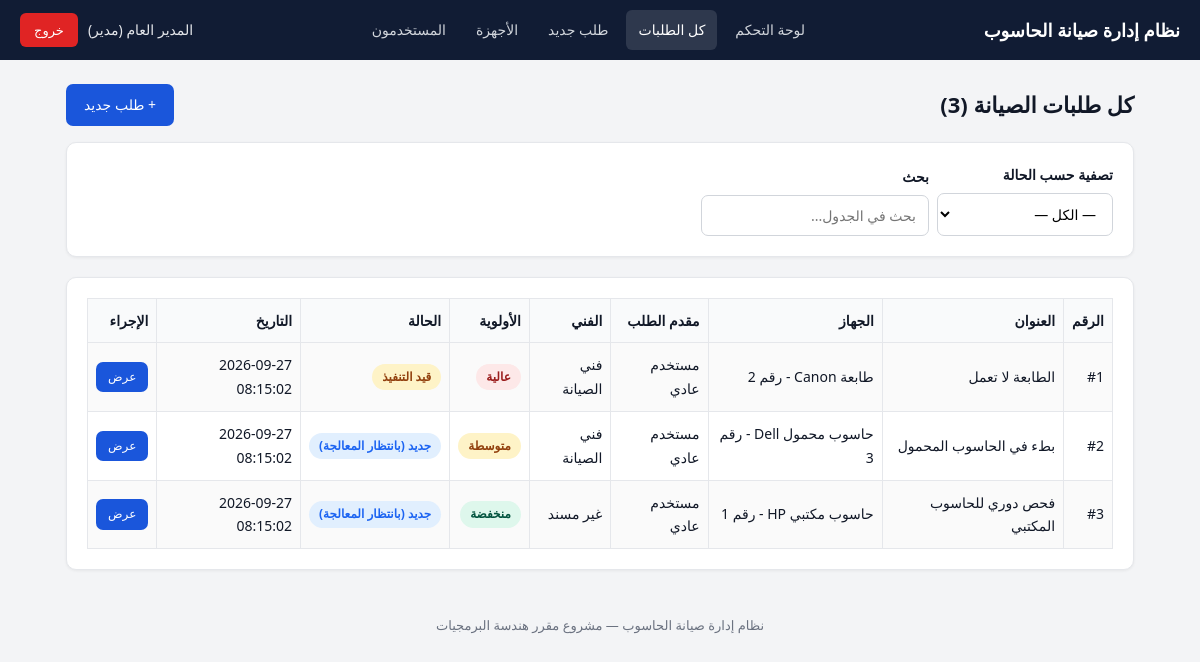
Page /index.php?page=requests (signed in) on the committed database.
### tables this page shows
CREATE TABLE IF NOT EXISTS requests (
  id INT AUTO_INCREMENT PRIMARY KEY,
  title VARCHAR(150) NOT NULL,
  description TEXT,
  repair_notes TEXT NULL,
  equipment_id INT NULL,
  requested_by INT NOT NULL,
  assigned_to INT NULL,
  status ENUM('new','in_progress','completed','closed') NOT NULL DEFAULT 'new',
  priority ENUM('low','medium','high') NOT NULL DEFAULT 'medium',
  created_at TIMESTAMP DEFAULT CURRENT_TIMESTAMP,
  updated_at TIMESTAMP DEFAULT CURRENT_TIMESTAMP ON UPDATE CURRENT_TIMESTAMP,
  FOREIGN KEY (equipment_id) REFERENCES equipment(id) ON DELETE SET NULL,
  FOREIGN KEY (requested_by) REFERENCES users(id) ON DELETE CASCADE,
  FOREIGN KEY (assigned_to) REFERENCES users(id) ON DELETE SET NULL
);

CREATE TABLE IF NOT EXISTS equipment (
  id INT AUTO_INCREMENT PRIMARY KEY,
  name VARCHAR(100) NOT NULL,
  location VARCHAR(100) NOT NULL,
  status ENUM('working','faulty','under_maintenance') NOT NULL DEFAULT 'working'
);

CREATE TABLE IF NOT EXISTS users (
  id INT AUTO_INCREMENT PRIMARY KEY,
  name VARCHAR(100) NOT NULL,
  username VARCHAR(50) NOT NULL UNIQUE,
  password VARCHAR(255) NOT NULL,
  role ENUM('admin','technician','user') NOT NULL DEFAULT 'user'
);

### config.php (called while the page is built, shortened)
<?php
function e($value): string {
    return htmlspecialchars((string)($value ?? ''), ENT_QUOTES, 'UTF-8');
}
function isLoggedIn(): bool {
    return isset($_SESSION['user_id']);
}
function currentUser(): ?array {
    return [
        'id' => (int)$_SESSION['user_id'],
        'name' => (string)($_SESSION['user_name'] ?? ''),
        'username' => (string)($_SESSION['username'] ?? ''),
        'role' => (string)($_SESSION['user_role'] ?? ''),
    ];
}
function requestStatusLabel(string $status): string {
    $map = [
        'new' => 'جديد (بانتظار المعالجة)',
        'in_progress' => 'قيد التنفيذ',
        'completed' => 'مكتمل',
        'closed' => 'مغلق',
    ];
    return $map[$status] ?? $status;
}
function priorityLabel(string $priority): string {
    $map = [
        'low' => 'منخفضة',
        'medium' => 'متوسطة',
        'high' => 'عالية',
    ];
    return $map[$priority] ?? $priority;
}
function roleLabel(string $role): string {
    $map = [
        'admin' => 'مدير',
        'technician' => 'فني',
        'user' => 'مستخدم',
    ];
    return $map[$role] ?? $role;
}

### index.php (the view, shortened to what this page needs)
<?php
require_once __DIR__ . '/config.php';
$currentUser = currentUser();
$role = (string)$currentUser['role'];
$page = (string)($_GET['page'] ?? 'dashboard');
function fetchCounts(string $sql, array $params = []): array {
    $db = getDB();
    $stmt = $db->prepare($sql);
    $stmt->execute($params);
    return $stmt->fetchAll();
}
$dashboardData = [];
$requestList = [];
if ($page === 'requests') {
    $where = [];
    $params = [];
    $whereSql = $where ? 'WHERE ' . implode(' AND ', $where) : '';
    $requestList = fetchCounts('SELECT r.*, eq.name AS equipment_name, u1.name AS requester_name, u2.name AS tech_name FROM requests r LEFT JOIN equipment eq ON eq.id = r.equipment_id LEFT JOIN users u1 ON u1.id = r.requested_by LEFT JOIN users u2 ON u2.id = r.assigned_to ' . $whereSql . ' ORDER BY r.created_at DESC', $params);
}
$pageTitles = [
    'dashboard' => 'لوحة التحكم',
    'equipment' => 'إدارة الأجهزة',
    'requests' => $role === 'admin' ? 'كل طلبات الصيانة' : ($role === 'technician' ? 'مهامي المسندة' : 'طلباتي'),
    'request_add' => 'إنشاء طلب صيانة جديد',
    'request_view' => 'تفاصيل الطلب',
    'users' => 'إدارة المستخدمين',
];
?>
<!DOCTYPE html>
<html lang="ar" dir="rtl">
<head>
<link rel="stylesheet" href="style.css">
</head>
<body>
<nav class="navbar">
  <a class="brand" href="index.php"><?php echo e(APP_NAME); ?></a>
  <div class="links">
    <a class="nav-link <?php echo $page === 'dashboard' ? 'active' : ''; ?>" href="index.php?page=dashboard">لوحة التحكم</a>
    <a class="nav-link <?php echo ($page === 'requests' || $page === 'request_view') ? 'active' : ''; ?>" href="index.php?page=requests"><?php echo $role === 'admin' ? 'كل الطلبات' : ($role === 'technician' ? 'مهامي' : 'طلباتي'); ?></a>
    <?php if (in_array($role, ['user', 'admin'], true)): ?>
      <a class="nav-link <?php echo $page === 'request_add' ? 'active' : ''; ?>" href="index.php?page=request_add">طلب جديد</a>
    <?php endif; ?>
    <?php if ($role === 'admin'): ?>
      <a class="nav-link <?php echo $page === 'equipment' ? 'active' : ''; ?>" href="index.php?page=equipment">الأجهزة</a>
      <a class="nav-link <?php echo $page === 'users' ? 'active' : ''; ?>" href="index.php?page=users">المستخدمون</a>
    <?php endif; ?>
  </div>
  <div class="user-box">
    <span><?php echo e($currentUser['name']); ?> (<?php echo e(roleLabel($role)); ?>)</span>
    <a class="logout-btn" href="login.php?action=logout">خروج</a>
  </div>
</nav>
<div class="container">
  <?php if ($page === 'dashboard'): ?>
    <div class="page-title">
      <h1>لوحة التحكم — مرحباً <?php echo e($currentUser['name']); ?></h1>
    </div>
    <?php if ($role === 'admin'): ?>
      <div class="stats-grid">
        <div class="stat-card"><div class="number"><?php echo (int)$dashboardData['totalEquipment']; ?></div><div class="label">إجمالي الأجهزة</div></div>
        <div class="stat-card"><div class="number"><?php echo (int)$dashboardData['totalRequests']; ?></div><div class="label">إجمالي الطلبات</div></div>
        <div class="stat-card"><div class="number"><?php echo (int)$dashboardData['byStatus']['new']; ?></div><div class="label">طلبات جديدة</div></div>
        <div class="stat-card"><div class="number"><?php echo (int)$dashboardData['byStatus']['in_progress']; ?></div><div class="label">قيد التنفيذ</div></div>
        <div class="stat-card"><div class="number"><?php echo (int)$dashboardData['byStatus']['completed']; ?></div><div class="label">مكتملة</div></div>
        <div class="stat-card"><div class="number"><?php echo (int)$dashboardData['byStatus']['closed']; ?></div><div class="label">مغلقة</div></div>
        <div class="stat-card"><div class="number"><?php echo (int)$dashboardData['totalUsers']; ?></div><div class="label">المستخدمون</div></div>
      </div>
      <div class="card">
        <h3>أحدث الطلبات</h3>
        <div class="table-wrap">
        <table class="table">
          <tr><th>الرقم</th><th>العنوان</th><th>الجهاز</th><th>مقدم الطلب</th><th>الفني</th><th>الحالة</th><th>الإجراء</th></tr>
          <?php if (!$dashboardData['recent']): ?>
            <tr><td colspan="7">لا توجد طلبات بعد.</td></tr>
          <?php endif; ?>
          <?php foreach ($dashboardData['recent'] as $r): ?>
            <tr>
              <td>#<?php echo (int)$r['id']; ?></td>
              <td><?php echo e($r['title']); ?></td>
              <td><?php echo e($r['equipment_name'] ?? '—'); ?></td>
              <td><?php echo e($r['requester_name'] ?? '—'); ?></td>
              <td><?php echo e($r['tech_name'] ?? 'غير مسند'); ?></td>
              <td><span class="badge badge-<?php echo e($r['status']); ?>"><?php echo e(requestStatusLabel($r['status'])); ?></span></td>
              <td><a class="btn btn-primary btn-small" href="index.php?page=request_view&id=<?php echo (int)$r['id']; ?>">عرض</a></td>
            </tr>
          <?php endforeach; ?>
        </table>
        </div>
      </div>
      <div class="form-row">
        <div class="card">
          <h3>تقرير: الطلبات حسب الأولوية</h3>
          <div class="table-wrap">
          <table class="table">
            <tr><th>الأولوية</th><th>العدد</th></tr>
            <?php foreach ($dashboardData['byPriority'] as $row): ?>
              <tr><td><span class="badge badge-<?php echo e($row['priority']); ?>"><?php echo e(priorityLabel($row['priority'])); ?></span></td><td><?php echo (int)$row['c']; ?></td></tr>
            <?php endforeach; ?>
          </table>
          </div>
        </div>
        <div class="card">
          <h3>تقرير: عبء العمل حسب الفني</h3>
          <div class="table-wrap">
          <table class="table">
            <tr><th>الفني</th><th>عدد الطلبات المسندة</th></tr>
            <?php if (!$dashboardData['byTechnician']): ?>
              <tr><td colspan="2">لا يوجد فنيون بعد.</td></tr>
            <?php endif; ?>
            <?php foreach ($dashboardData['byTechnician'] as $row): ?>
              <tr><td><?php echo e($row['name']); ?></td><td><?php echo (int)$row['total']; ?></td></tr>
            <?php endforeach; ?>
          </table>
          </div>
        </div>
      </div>
      <div class="card">
        <h3>تقرير: أكثر الأجهزة طلباً للصيانة</h3>
        <div class="table-wrap">
        <table class="table">
          <tr><th>الجهاز</th><th>عدد الطلبات</th></tr>
          <?php foreach ($dashboardData['byEquipment'] as $row): ?>
            <tr><td><?php echo e($row['name']); ?></td><td><?php echo (int)$row['total']; ?></td></tr>
          <?php endforeach; ?>
        </table>
        </div>
      </div>
    <?php elseif ($role === 'technician'): ?>
      <div class="stats-grid">
        <div class="stat-card"><div class="number"><?php echo (int)$dashboardData['totalMine']; ?></div><div class="label">إجمالي مهامي</div></div>
        <div class="stat-card"><div class="number"><?php echo (int)$dashboardData['byStatus']['new']; ?></div><div class="label">بانتظار المعالجة</div></div>
        <div class="stat-card"><div class="number"><?php echo (int)$dashboardData['byStatus']['in_progress']; ?></div><div class="label">قيد التنفيذ</div></div>
        <div class="stat-card"><div class="number"><?php echo (int)$dashboardData['byStatus']['completed']; ?></div><div class="label">مكتملة</div></div>
      </div>
      <div class="card">
        <h3>مهامي الحالية</h3>
        <div class="table-wrap">
        <table class="table">
          <tr><th>الرقم</th><th>العنوان</th><th>الجهاز</th><th>الأولوية</th><th>الحالة</th><th>الإجراء</th></tr>
          <?php if (!$dashboardData['recent']): ?>
            <tr><td colspan="6">لا توجد مهام مسندة إليك حالياً.</td></tr>
          <?php endif; ?>
          <?php foreach ($dashboardData['recent'] as $r): ?>
            <tr>
              <td>#<?php echo (int)$r['id']; ?></td>
              <td><?php echo e($r['title']); ?></td>
              <td><?php echo e($r['equipment_name'] ?? '—'); ?></td>
              <td><span class="badge badge-<?php echo e($r['priority']); ?>"><?php echo e(priorityLabel($r['priority'])); ?></span></td>
              <td><span class="badge badge-<?php echo e($r['status']); ?>"><?php echo e(requestStatusLabel($r['status'])); ?></span></td>
              <td><a class="btn btn-primary btn-small" href="index.php?page=request_view&id=<?php echo (int)$r['id']; ?>">تحديث</a></td>
            </tr>
          <?php endforeach; ?>
        </table>
        </div>
      </div>
    <?php else: ?>
      <div class="stats-grid">
        <div class="stat-card"><div class="number"><?php echo (int)$dashboardData['totalMine']; ?></div><div class="label">طلباتي</div></div>
        <div class="stat-card"><div class="number"><?php echo (int)$dashboardData['byStatus']['new']; ?></div><div class="label">جديدة</div></div>
        <div class="stat-card"><div class="number"><?php echo (int)$dashboardData['byStatus']['in_progress']; ?></div><div class="label">قيد التنفيذ</div></div>
        <div class="stat-card"><div class="number"><?php echo (int)$dashboardData['byStatus']['completed']; ?></div><div class="label">مكتملة</div></div>
        <div class="stat-card"><div class="number"><?php echo (int)$dashboardData['byStatus']['closed']; ?></div><div class="label">مغلقة</div></div>
      </div>
      <div class="card">
        <div class="page-title"><h3>أحدث طلباتي</h3><a class="btn btn-primary" href="index.php?page=request_add">+ طلب جديد</a></div>
        <div class="table-wrap">
        <table class="table">
          <tr><th>الرقم</th><th>العنوان</th><th>الجهاز</th><th>الحالة</th><th>التاريخ</th><th>الإجراء</th></tr>
          <?php if (!$dashboardData['recent']): ?>
            <tr><td colspan="6">لم تقدم أي طلب بعد. <a href="index.php?page=request_add">أنشئ طلبك الأول</a>.</td></tr>
          <?php endif; ?>
          <?php foreach ($dashboardData['recent'] as $r): ?>
            <tr>
              <td>#<?php echo (int)$r['id']; ?></td>
              <td><?php echo e($r['title']); ?></td>
              <td><?php echo e($r['equipment_name'] ?? '—'); ?></td>
              <td><span class="badge badge-<?php echo e($r['status']); ?>"><?php echo e(requestStatusLabel($r['status'])); ?></span></td>
              <td><?php echo e($r['created_at']); ?></td>
              <td><a class="btn btn-primary btn-small" href="index.php?page=request_view&id=<?php echo (int)$r['id']; ?>">عرض</a></td>
            </tr>
          <?php endforeach; ?>
        </table>
        </div>
      </div>
    <?php endif; ?>
  <?php elseif ($page === 'requests'): ?>
    <div class="page-title">
      <h1><?php echo e($pageTitles['requests']); ?> (<?php echo count($requestList); ?>)</h1>
      <?php if (in_array($role, ['user', 'admin'], true)): ?>
        <a class="btn btn-primary" href="index.php?page=request_add">+ طلب جديد</a>
      <?php endif; ?>
    </div>
    <div class="card">
      <form method="get" action="index.php" style="display:flex;gap:8px;flex-wrap:wrap;align-items:end;">
        <div class="form-group" style="margin:0;">
          <label>تصفية حسب الحالة</label>
          <select name="status" class="form-control" onchange="this.form.submit()">
            <option value="">— الكل —</option>
          </select>
        </div>
        <div class="form-group" style="margin:0;">
          <label>بحث</label>
          <input type="text" id="tableSearch" class="form-control" placeholder="بحث في الجدول...">
        </div>
      </form>
    </div>
    <div class="card">
      <div class="table-wrap">
      <table class="table" id="dataTable">
        <tr>
          <th>الرقم</th><th>العنوان</th><th>الجهاز</th>
          <?php if ($role === 'admin'): ?><th>مقدم الطلب</th><th>الفني</th><?php endif; ?>
          <th>الأولوية</th><th>الحالة</th><th>التاريخ</th><th>الإجراء</th>
        </tr>
        <?php foreach ($requestList as $r): ?>
          <tr>
            <td>#<?php echo (int)$r['id']; ?></td>
            <td><?php echo e($r['title']); ?></td>
            <td><?php echo e($r['equipment_name'] ?? '—'); ?></td>
            <?php if ($role === 'admin'): ?>
              <td><?php echo e($r['requester_name'] ?? '—'); ?></td>
              <td><?php echo e($r['tech_name'] ?? 'غير مسند'); ?></td>
            <?php elseif ($role === 'user'): ?>
              <td><?php echo e($r['tech_name'] ?? 'بانتظار الإسناد'); ?></td>
            <?php else: ?>
              <td><?php echo e($r['requester_name'] ?? '—'); ?></td>
            <?php endif; ?>
            <td><span class="badge badge-<?php echo e($r['priority']); ?>"><?php echo e(priorityLabel($r['priority'])); ?></span></td>
            <td><span class="badge badge-<?php echo e($r['status']); ?>"><?php echo e(requestStatusLabel($r['status'])); ?></span></td>
            <td><?php echo e($r['created_at']); ?></td>
            <td><a class="btn btn-primary btn-small" href="index.php?page=request_view&id=<?php echo (int)$r['id']; ?>"><?php echo $role === 'technician' ? 'تحديث' : 'عرض'; ?></a></td>
          </tr>
        <?php endforeach; ?>
      </table>
      </div>
    </div>
  <?php endif; ?>
</div>
<div class="footer"><?php echo e(APP_NAME); ?> — مشروع مقرر هندسة البرمجيات</div>
</body>
</html>

### rows in the picture
requests: id "1", title "الطابعة لا تعمل", equipment.name "طابعة Canon - رقم 2", requested_by.name "مستخدم عادي", assigned_to.name "فني الصيانة", priority "عالية", status "قيد التنفيذ", created_at "2026-09-27 08:15:02"
requests: id "2", title "بطء في الحاسوب المحمول", equipment.name "حاسوب محمول Dell - رقم 3", requested_by.name "مستخدم عادي", assigned_to.name "فني الصيانة", priority "متوسطة", status "جديد (بانتظار المعالجة)", created_at "2026-09-27 08:15:02"
requests: id "3", title "فحص دوري للحاسوب المكتبي", equipment.name "حاسوب مكتبي HP - رقم 1", requested_by.name "مستخدم عادي", tech_name "غير مسند", priority "منخفضة", status "جديد (بانتظار المعالجة)", created_at "2026-09-27 08:15:02"

### other values in the picture
APP_NAME "نظام إدارة صيانة الحاسوب"
$currentUser['name'] "المدير العام"
roleLabel($role) "مدير"
$pageTitles['requests'] "كل طلبات الصيانة"
count($requestList) "3"
